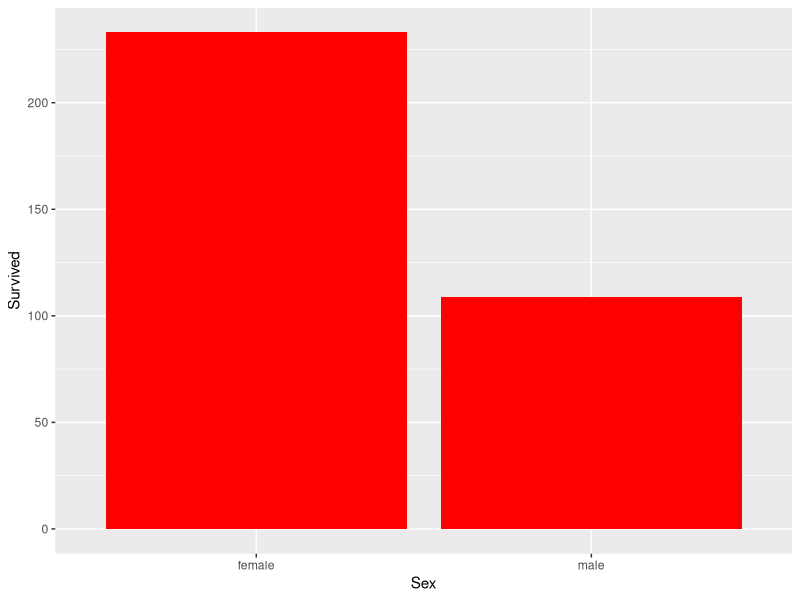
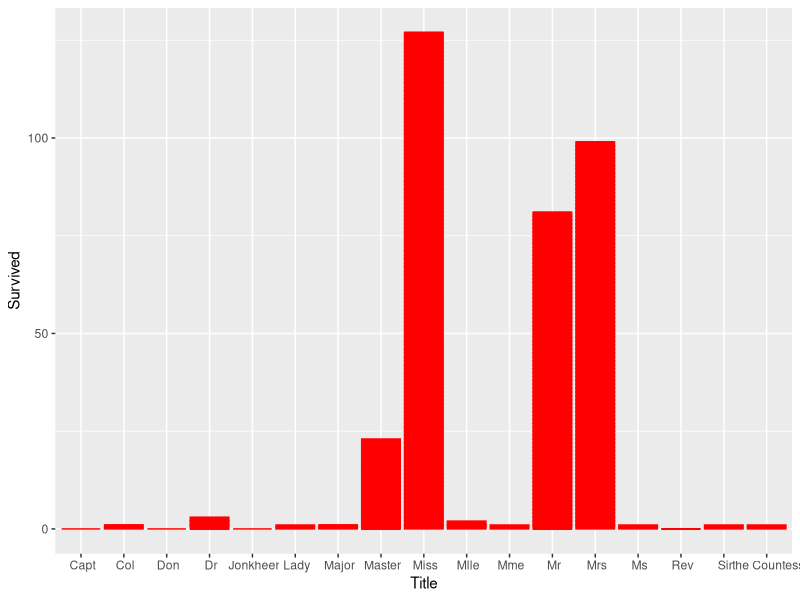

R code for these plots, in order:
## ---- chunk 1
TestData = read.csv('./train.csv')
## ---- chunk 2
Names = TestData$Name
splitTitle <- function (x){strsplit(x, split='[,.]')[[1]]}
Temp = sapply(as.character(Names), splitTitle)
Temp <- matrix(unlist(Temp), ncol = 3, byrow = TRUE)
## ---- chunk 3
TestData$Surname <- Temp[,1]
TestData$Title <-Temp[,2]
## ---- chunk 4
library("knitr")
kable(table(TestData$Sex, TestData$Title ))
## ---- chunk 5
library("ggplot2")

ggplot(data=TestData, aes(x=Sex, y=Survived)) + 
geom_bar(stat='identity', fill = "red") 


## ---- chunk 6
library(ggplot2)
ggplot(data=TestData, aes(x=Title, y=Survived)) + 
geom_bar(stat='identity',colour="red", fill = "red") 


